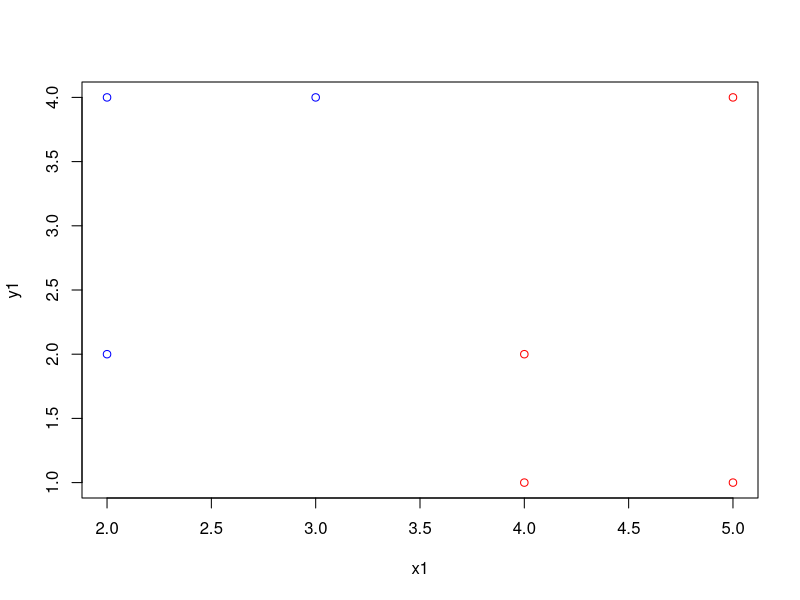
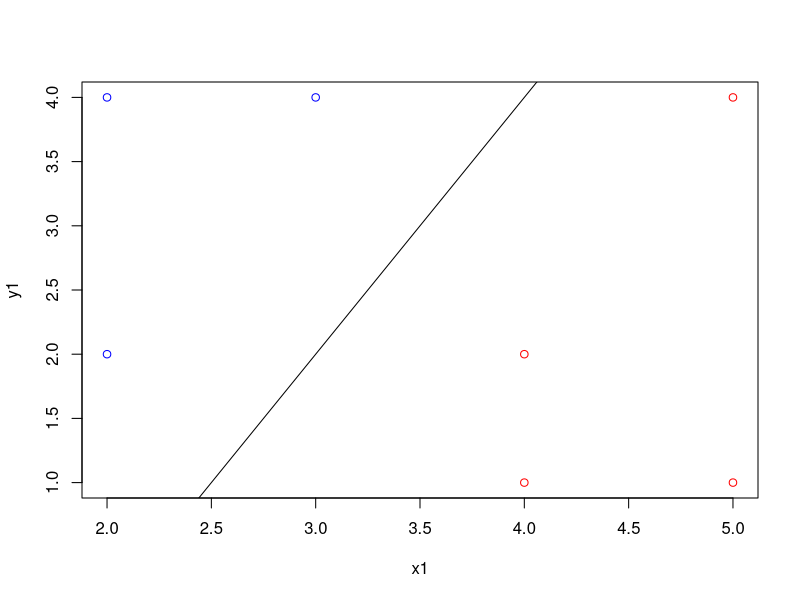
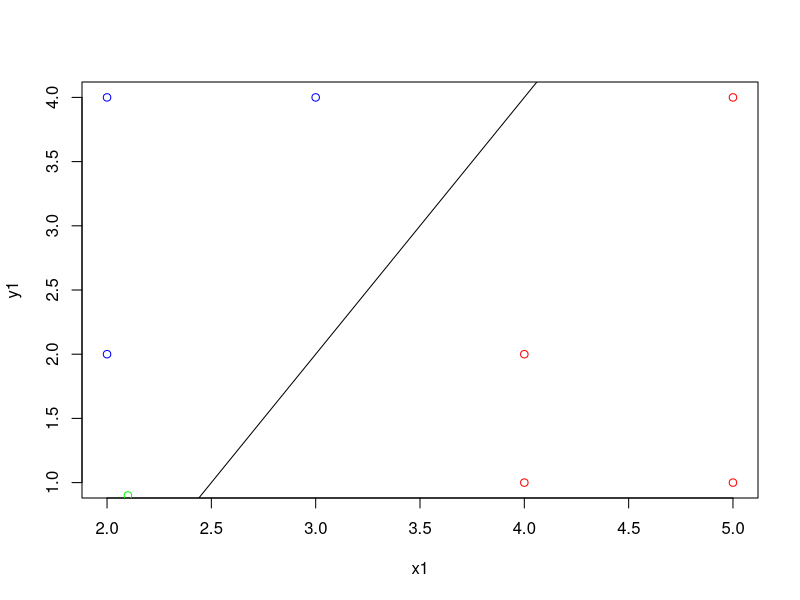
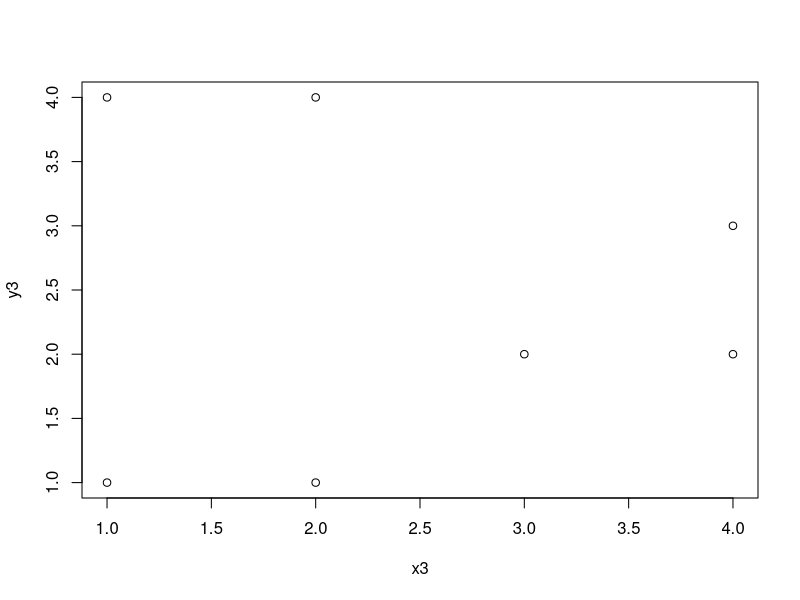
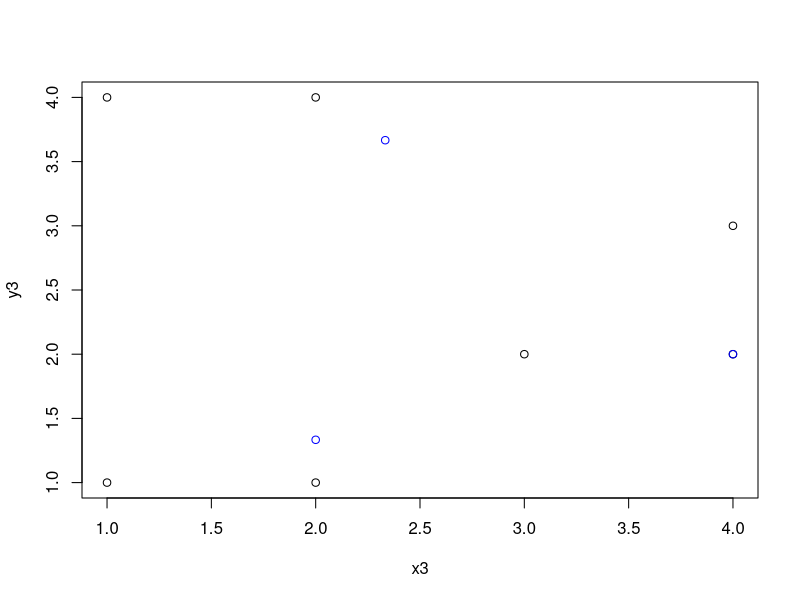
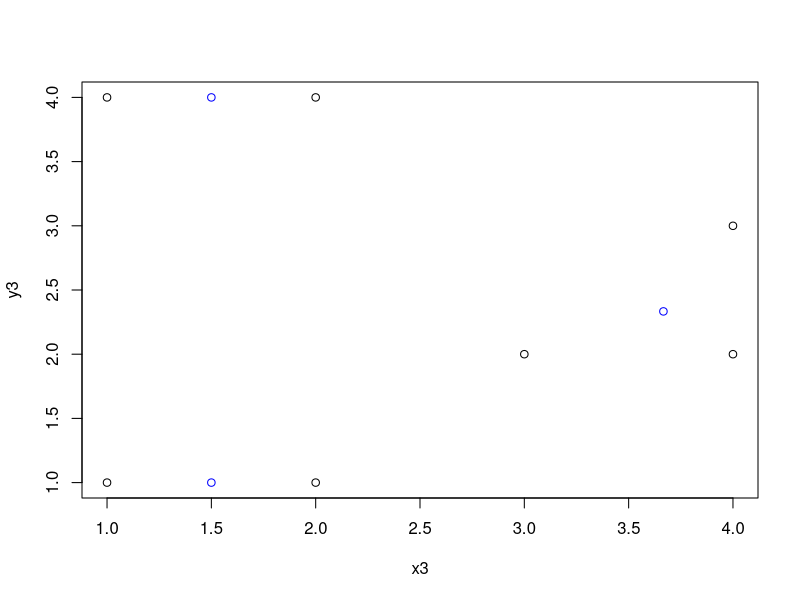

Write the R code that produced these figures, in order.
## ---- chunk 1
x1 <- c(4, 5, 2, 4, 2, 3, 5)
y1 <- c(1, 1, 2, 2, 4, 4, 4)
plot(x1, y1, col = c("red", "red", "blue" ,"red","blue","blue", "red"))
abline(2, -4)
## ---- chunk 2
plot(x1, y1, col = c("red", "red", "blue" ,"red","blue","blue", "red"))
abline(-4, 2)
## ---- chunk 3
plot(x1, y1, col = c("red", "red", "blue" ,"red","blue","blue", "red"))
points(2.1, .9, col = "green")
abline(-4, 2)
## ---- chunk 4
x3 <- c(1, 2, 3, 4, 1, 2, 4)
y3 <- c(1, 1, 2, 2, 4, 4, 3)
plot(x3, y3)
## ---- chunk 5
centroid_x <- c(mean(x3[1:3]), mean(x3[5:7]), mean(x3[4]))
centroid_y <- c(mean(y3[1:3]), mean(y3[5:7]), mean(y3[4]))
centroid_x
centroid_y
plot(x3, y3)
points(centroid_x, centroid_y, col = "blue")
## ---- chunk 6
new_centroid <- rep(0, 7)
for (i in 1:7)
{
  dist <- rep(0, 3)
  for (j in 1:3)
  {
    dist[j] <- sqrt((x3[i] - centroid_x[j])^2 + (y3[i] - centroid_y[j])^2)
  }
  new_centroid[i] <- which.min(dist)
}

new_centroid
## ---- chunk 7
centroid_x <- c(mean(x3[1:2]), mean(x3[5:6]), mean(x3[c(3, 4, 7)]))
centroid_y <- c(mean(y3[1:2]), mean(y3[5:6]), mean(y3[c(3, 4, 7)]))
centroid_x
centroid_y
plot(x3, y3)
points(centroid_x, centroid_y, col = "blue")
## ---- chunk 8
new_centroid <- rep(0, 7)
for (i in 1:7)
{
  dist <- rep(0, 3)
  for (j in 1:3)
  {
    dist[j] <- sqrt((x3[i] - centroid_x[j])^2 + (y3[i] - centroid_y[j])^2)
  }
  new_centroid[i] <- which.min(dist)
}

new_centroid
